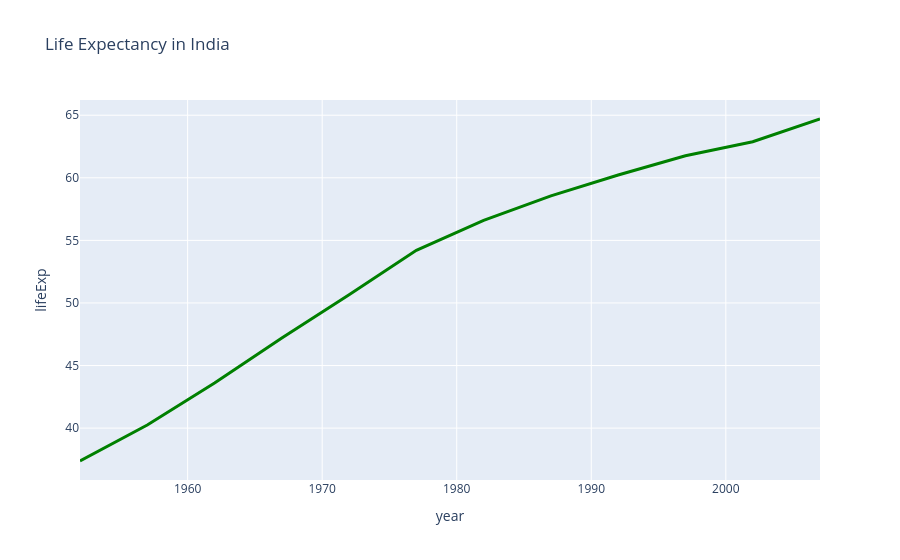

Source (notebook cell):
### Markdown cell above
## Insights from the Iris Scatter Plot

**Overall observation:** The scatter plot shows the relationship between **sepal width** and **sepal length** for the Iris dataset.

**Relationship between variables:** The plot indicates a generally positive relationship between sepal width and sepal length, although the relationship is not perfectly linear.

**Species comparison:** The observations are divided into three species using different colors, making it easier to compare their distributions.

**Cluster formation:** The species form partially distinct clusters based on their sepal measurements. Some observations overlap, indicating that sepal dimensions alone may not always be sufficient to clearly distinguish between species.

**Variation:** Each species shows variation in both sepal width and sepal length, indicating that individual flowers within the same species do not have identical measurements.

**Key insight:** The scatter plot demonstrates that the combination of sepal width and sepal length provides useful information for differentiating Iris species, but there is some overlap between groups.

**Business/analytical insight:** From a data-analysis perspective, visualizing multiple variables and grouping observations by category can help identify patterns and determine whether the available features are useful for classification.

**Actionable insight:** If the objective is to build a classification model for Iris species, additional features such as **petal length and petal width** should also be considered because they can provide additional information for separating the species.

**Conclusion:** The Plotly scatter plot effectively shows the relationship between sepal measurements and highlights differences between Iris species. The interactive nature of Plotly also allows users to explore individual observations and investigate overlapping regions more closely.

### Code cell
import plotly.express as px

df = px.data.gapminder().query("country == 'India'")

fig = px.line(df, x='year', y='lifeExp', title='Life Expectancy in India')
fig.update_traces(line=dict(color='green', width=3))
fig.show()

### Figure 1 — Plotly figure (JSON) as saved in the notebook; plotly's stock layout.template omitted (floating-point values rounded to 4 significant figures)
{"data": [{"hovertemplate": "year=%{x}<br>lifeExp=%{y}<extra></extra>", "legendgroup": "", "line": {"color": "green", "dash": "solid", "width": 3}, "marker": {"symbol": "circle"}, "mode": "lines", "name": "", "orientation": "v", "showlegend": false, "type": "scatter", "x": [1952, 1957, 1962, 1967, 1972, 1977, 1982, 1987, 1992, 1997, 2002, 2007], "xaxis": "x", "y": [37.37, 40.25, 43.6, 47.19, 50.65, 54.21, 56.6, 58.55, 60.22, 61.77, 62.88, 64.7], "yaxis": "y"}], "layout": {"legend": {"tracegroupgap": 0}, "title": {"text": "Life Expectancy in India"}, "xaxis": {"anchor": "y", "domain": [0, 1], "title": {"text": "year"}}, "yaxis": {"anchor": "x", "domain": [0, 1], "title": {"text": "lifeExp"}}}}
